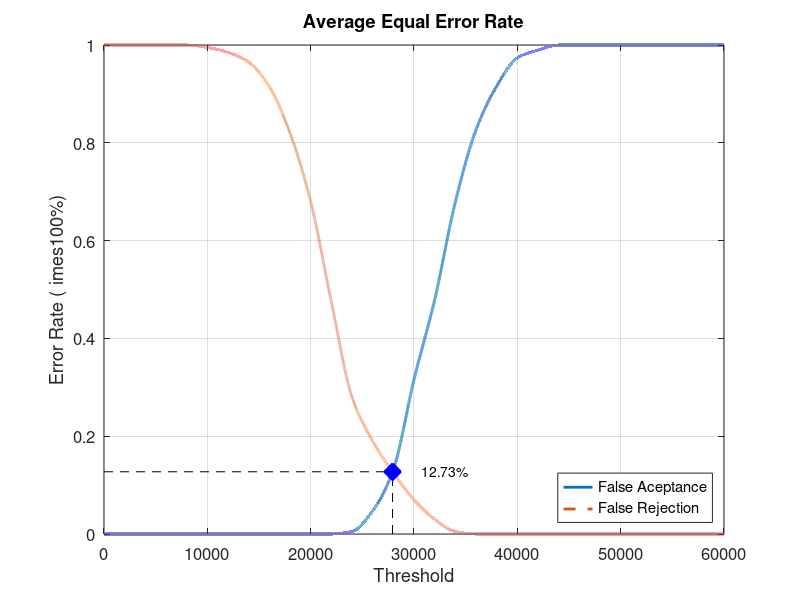
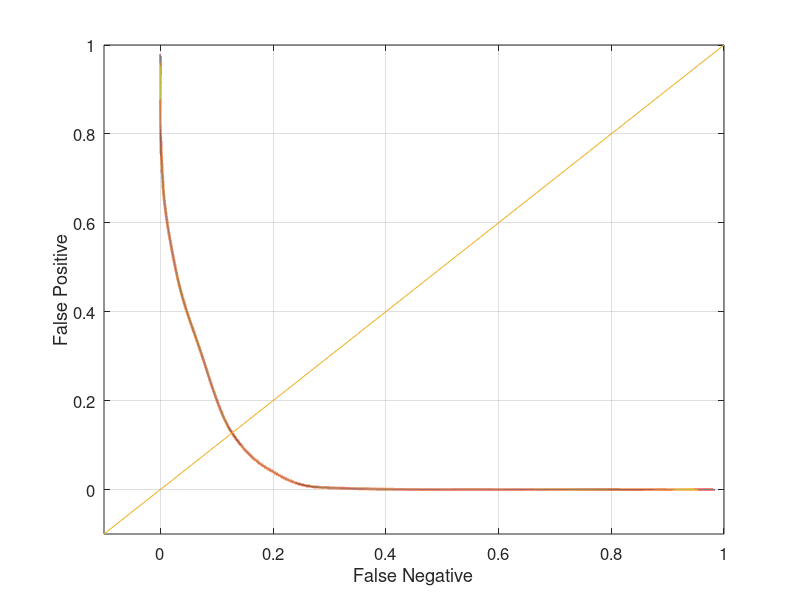

These charts were generated, in order, by the following MATLAB code:
close all;
clear;
clc;
x = 0:2000:60000;
xq = 0:0.5:60000;

y0 = [0 0 0 0 0 0 0 0 0 0 0 0 0.00526316 0.0473684 0.131579 0.315789 0.478947 0.678947 0.826316 0.915789 0.973684 0.989474 1 1 1 1 1 1 1 1 1]
yy0 = interp1(x, y0, xq, 'pchip');
y1 = [1 1 1 1 1 0.995 0.985 0.965 0.915 0.82 0.68 0.475 0.28 0.19 0.125 0.07 0.03 0.005 0 0 0 0 0 0 0 0 0 0 0 0 0]
yy1 = interp1(x, y1, xq, 'pchip');

% Calculating EER: 
y2 = abs(y0 - y1);
find(y2 == min(y2))
yy2 = abs(yy0 - yy1);
xEER = find(yy2 == min(yy2));
xEERIndex = xq(xEER) % X-axis EER
yEER = yy0(xEER) % Y-axis EER

main = figure
plot(xq, yy0,'-','LineWidth', 2);	hold on
plot(xq, yy1,'--','LineWidth', 2);	hold on
plot([xEERIndex xEERIndex], [0 yEER], 'k--');	hold on
plot([0 xEERIndex], [yEER yEER], 'k--');	hold on
plot(xEERIndex, yEER, 'bx', 'LineWidth', 10);	hold on
text(xEERIndex + 10 * xEERIndex / 100, yEER, [num2str(round((10000 * yEER)) / 100) '%'])
legend('False Aceptance', 'False Rejection', 'Location', 'SouthEast')
xlabel('Threshold')
ylabel('Error Rate (	imes100%)')
title('Average Equal Error Rate')
set(gca, 'FontSize', 12)
axis([0 60000 0 1])
grid on

print(main, 'Database5_2Main', '-dpng');
FNRxFPR = figure('Color', [1 1 1]);
plot(yy1, yy0, '-', yy1, yy0, 'LineWidth', 2);
hold on
y = -0.1:0.1:1
plot(y, y); 
set(gca, 'FontSize', 12)
xlabel('False Negative')
ylabel('False Positive')
axis([-0.1 1 -0.1 1])
set(gca, 'FontSize', 12)
grid on

print(FNRxFPR, 'Database5_2FNRxFPR','-dpng');
